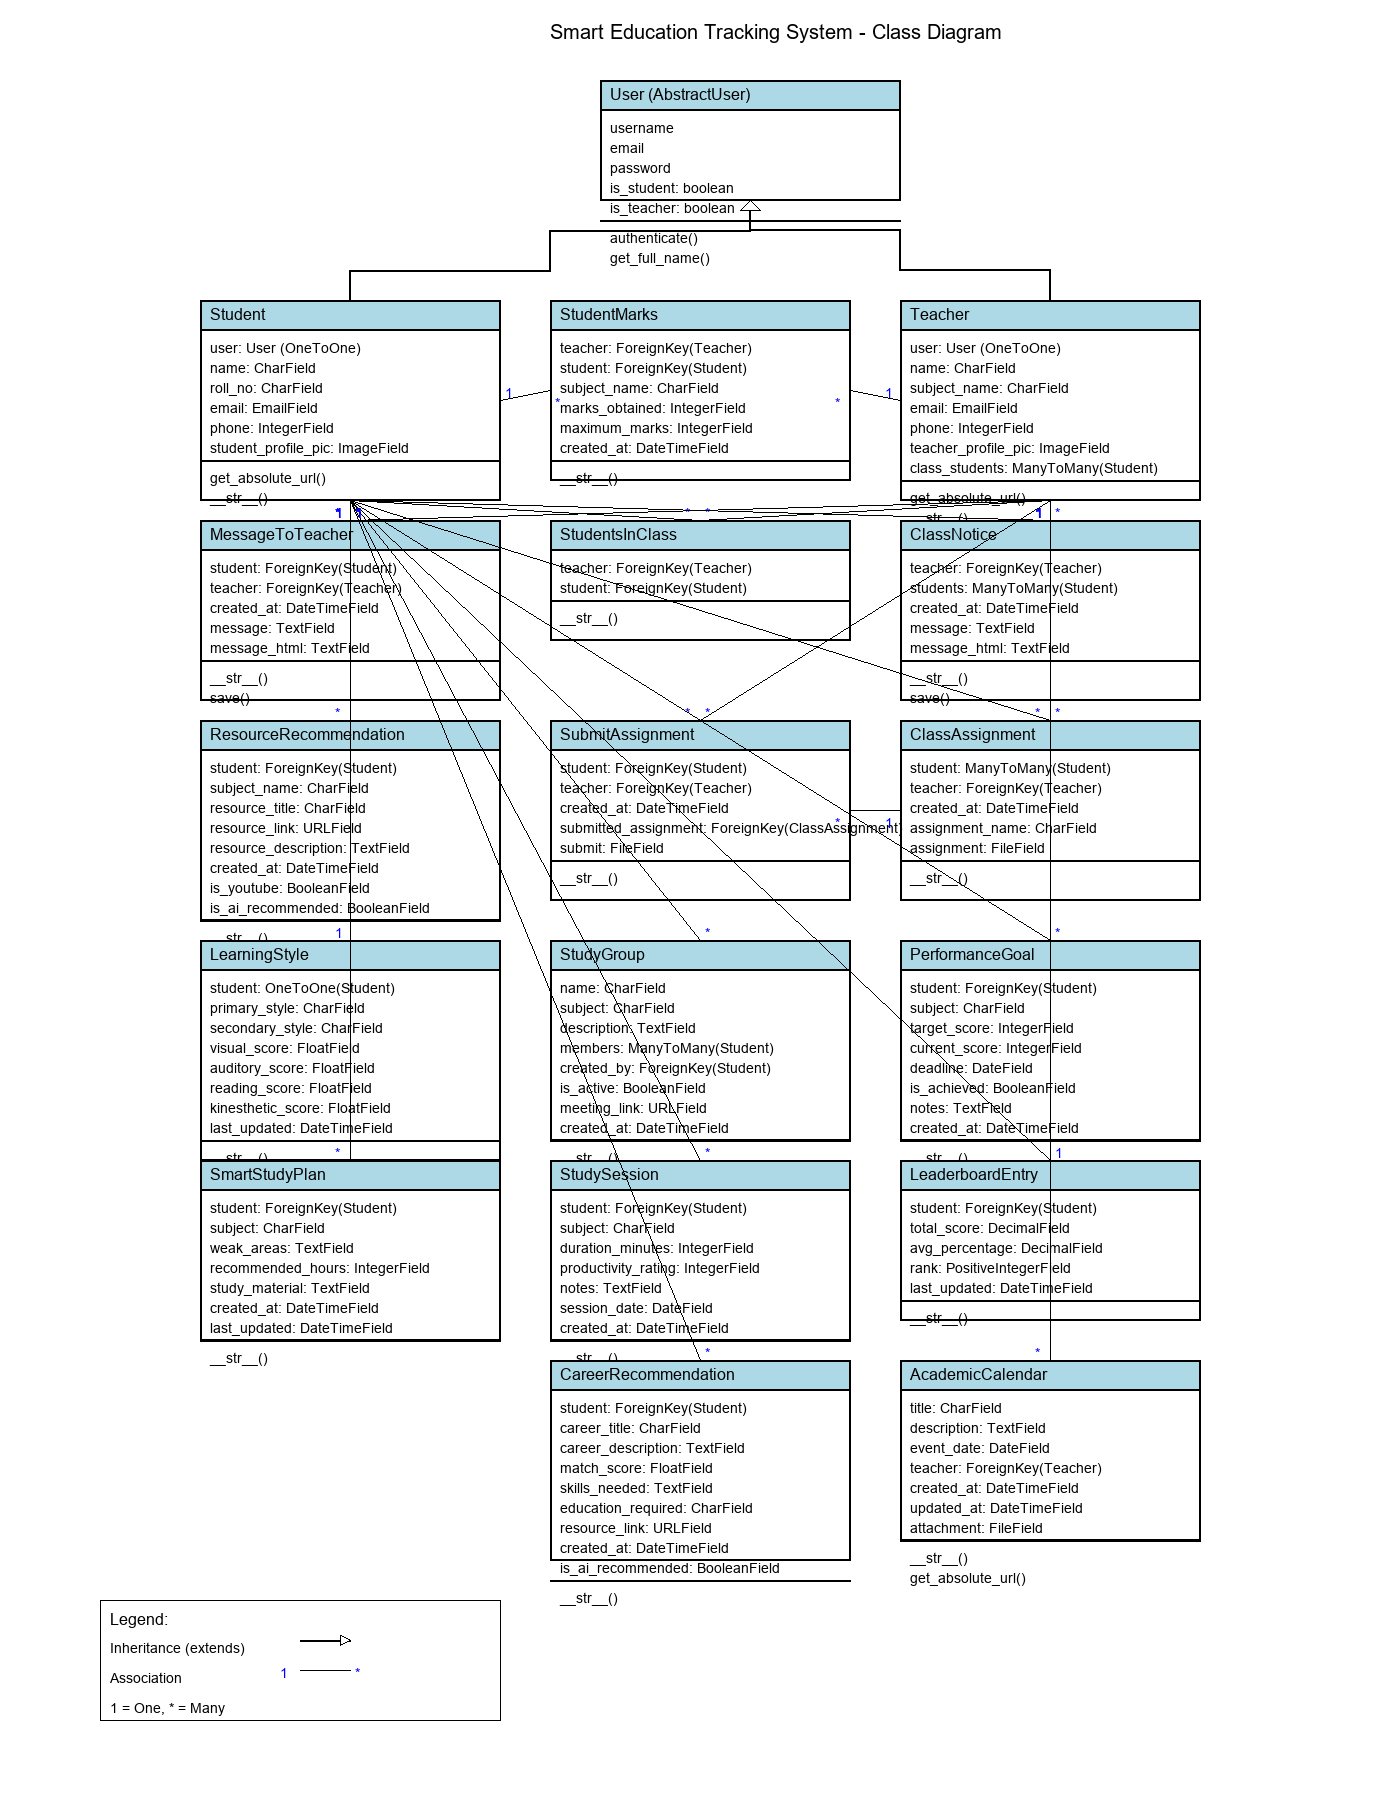

Recreate this plot in Python.
import matplotlib.pyplot as plt
import numpy as np
from PIL import Image, ImageDraw, ImageFont
import os

# Create a diagram showing the class structure
WIDTH, HEIGHT = 1400, 1800
image = Image.new('RGB', (WIDTH, HEIGHT), color='white')
draw = ImageDraw.Draw(image)

# Try to load font, use default if not available
try:
    title_font = ImageFont.truetype("arial.ttf", 20)
    header_font = ImageFont.truetype("arial.ttf", 16)
    normal_font = ImageFont.truetype("arial.ttf", 14)
except:
    title_font = ImageFont.load_default()
    header_font = ImageFont.load_default()
    normal_font = ImageFont.load_default()

# Draw title
draw.text((WIDTH//2-150, 20), "Smart Education Tracking System - Class Diagram", fill="black", font=title_font)

# Define classes with attributes and methods
classes = [
    {
        "name": "User (AbstractUser)",
        "x": 600, "y": 80, "width": 300, "height": 120,
        "attributes": [
            "username", "email", "password", "is_student: boolean", "is_teacher: boolean"
        ],
        "methods": ["authenticate()", "get_full_name()"]
    },
    {
        "name": "Student",
        "x": 200, "y": 300, "width": 300, "height": 200,
        "attributes": [
            "user: User (OneToOne)", "name: CharField", "roll_no: CharField", 
            "email: EmailField", "phone: IntegerField", "student_profile_pic: ImageField"
        ],
        "methods": ["get_absolute_url()", "__str__()"]
    },
    {
        "name": "Teacher",
        "x": 900, "y": 300, "width": 300, "height": 200,
        "attributes": [
            "user: User (OneToOne)", "name: CharField", "subject_name: CharField", 
            "email: EmailField", "phone: IntegerField", "teacher_profile_pic: ImageField",
            "class_students: ManyToMany(Student)"
        ],
        "methods": ["get_absolute_url()", "__str__()"]
    },
    {
        "name": "StudentMarks",
        "x": 550, "y": 300, "width": 300, "height": 180,
        "attributes": [
            "teacher: ForeignKey(Teacher)", "student: ForeignKey(Student)",
            "subject_name: CharField", "marks_obtained: IntegerField",
            "maximum_marks: IntegerField", "created_at: DateTimeField"
        ],
        "methods": ["__str__()"]
    },
    {
        "name": "StudentsInClass",
        "x": 550, "y": 520, "width": 300, "height": 120,
        "attributes": [
            "teacher: ForeignKey(Teacher)", "student: ForeignKey(Student)"
        ],
        "methods": ["__str__()"]
    },
    {
        "name": "MessageToTeacher",
        "x": 200, "y": 520, "width": 300, "height": 180,
        "attributes": [
            "student: ForeignKey(Student)", "teacher: ForeignKey(Teacher)",
            "created_at: DateTimeField", "message: TextField",
            "message_html: TextField"
        ],
        "methods": ["__str__()", "save()"]
    },
    {
        "name": "ClassNotice",
        "x": 900, "y": 520, "width": 300, "height": 180,
        "attributes": [
            "teacher: ForeignKey(Teacher)", "students: ManyToMany(Student)",
            "created_at: DateTimeField", "message: TextField",
            "message_html: TextField"
        ],
        "methods": ["__str__()", "save()"]
    },
    {
        "name": "ClassAssignment",
        "x": 900, "y": 720, "width": 300, "height": 180,
        "attributes": [
            "student: ManyToMany(Student)", "teacher: ForeignKey(Teacher)",
            "created_at: DateTimeField", "assignment_name: CharField",
            "assignment: FileField"
        ],
        "methods": ["__str__()"]
    },
    {
        "name": "SubmitAssignment",
        "x": 550, "y": 720, "width": 300, "height": 180,
        "attributes": [
            "student: ForeignKey(Student)", "teacher: ForeignKey(Teacher)",
            "created_at: DateTimeField", "submitted_assignment: ForeignKey(ClassAssignment)",
            "submit: FileField"
        ],
        "methods": ["__str__()"]
    },
    {
        "name": "ResourceRecommendation",
        "x": 200, "y": 720, "width": 300, "height": 200,
        "attributes": [
            "student: ForeignKey(Student)", "subject_name: CharField",
            "resource_title: CharField", "resource_link: URLField",
            "resource_description: TextField", "created_at: DateTimeField",
            "is_youtube: BooleanField", "is_ai_recommended: BooleanField"
        ],
        "methods": ["__str__()"]
    },
    {
        "name": "LearningStyle",
        "x": 200, "y": 940, "width": 300, "height": 220,
        "attributes": [
            "student: OneToOne(Student)", "primary_style: CharField",
            "secondary_style: CharField", "visual_score: FloatField",
            "auditory_score: FloatField", "reading_score: FloatField",
            "kinesthetic_score: FloatField", "last_updated: DateTimeField"
        ],
        "methods": ["__str__()"]
    },
    {
        "name": "StudyGroup",
        "x": 550, "y": 940, "width": 300, "height": 200,
        "attributes": [
            "name: CharField", "subject: CharField", "description: TextField",
            "members: ManyToMany(Student)", "created_by: ForeignKey(Student)",
            "is_active: BooleanField", "meeting_link: URLField",
            "created_at: DateTimeField"
        ],
        "methods": ["__str__()"]
    },
    {
        "name": "PerformanceGoal",
        "x": 900, "y": 940, "width": 300, "height": 200,
        "attributes": [
            "student: ForeignKey(Student)", "subject: CharField",
            "target_score: IntegerField", "current_score: IntegerField",
            "deadline: DateField", "is_achieved: BooleanField",
            "notes: TextField", "created_at: DateTimeField"
        ],
        "methods": ["__str__()"]
    },
    {
        "name": "StudySession",
        "x": 550, "y": 1160, "width": 300, "height": 180,
        "attributes": [
            "student: ForeignKey(Student)", "subject: CharField",
            "duration_minutes: IntegerField", "productivity_rating: IntegerField",
            "notes: TextField", "session_date: DateField",
            "created_at: DateTimeField"
        ],
        "methods": ["__str__()"]
    },
    {
        "name": "LeaderboardEntry",
        "x": 900, "y": 1160, "width": 300, "height": 160,
        "attributes": [
            "student: ForeignKey(Student)", "total_score: DecimalField",
            "avg_percentage: DecimalField", "rank: PositiveIntegerField",
            "last_updated: DateTimeField"
        ],
        "methods": ["__str__()"]
    },
    {
        "name": "SmartStudyPlan",
        "x": 200, "y": 1160, "width": 300, "height": 180,
        "attributes": [
            "student: ForeignKey(Student)", "subject: CharField",
            "weak_areas: TextField", "recommended_hours: IntegerField",
            "study_material: TextField", "created_at: DateTimeField",
            "last_updated: DateTimeField"
        ],
        "methods": ["__str__()"]
    },
    {
        "name": "CareerRecommendation",
        "x": 550, "y": 1360, "width": 300, "height": 200,
        "attributes": [
            "student: ForeignKey(Student)", "career_title: CharField",
            "career_description: TextField", "match_score: FloatField",
            "skills_needed: TextField", "education_required: CharField",
            "resource_link: URLField", "created_at: DateTimeField",
            "is_ai_recommended: BooleanField"
        ],
        "methods": ["__str__()"]
    },
    {
        "name": "AcademicCalendar",
        "x": 900, "y": 1360, "width": 300, "height": 180,
        "attributes": [
            "title: CharField", "description: TextField", 
            "event_date: DateField", "teacher: ForeignKey(Teacher)",
            "created_at: DateTimeField", "updated_at: DateTimeField",
            "attachment: FileField"
        ],
        "methods": ["__str__()", "get_absolute_url()"]
    }
]

# Draw each class
for cls in classes:
    # Draw class box
    draw.rectangle([(cls["x"], cls["y"]), (cls["x"] + cls["width"], cls["y"] + cls["height"])], 
                 outline="black", width=2)
    
    # Draw class name header
    header_height = 30
    draw.rectangle([(cls["x"], cls["y"]), (cls["x"] + cls["width"], cls["y"] + header_height)], 
                 fill="lightblue", outline="black", width=2)
    draw.text((cls["x"] + 10, cls["y"] + 5), cls["name"], fill="black", font=header_font)
    
    # Draw separator line below attributes
    attrs_height = len(cls["attributes"]) * 20 + 10
    separator_y = cls["y"] + header_height + attrs_height
    draw.line([(cls["x"], separator_y), (cls["x"] + cls["width"], separator_y)], fill="black", width=2)
    
    # Draw attributes
    for i, attr in enumerate(cls["attributes"]):
        draw.text((cls["x"] + 10, cls["y"] + header_height + 10 + i*20), attr, fill="black", font=normal_font)
    
    # Draw methods
    for i, method in enumerate(cls["methods"]):
        draw.text((cls["x"] + 10, separator_y + 10 + i*20), method, fill="black", font=normal_font)

# Draw inheritance relationship
inheritance = [
    {"from": "Student", "to": "User (AbstractUser)"},
    {"from": "Teacher", "to": "User (AbstractUser)"}
]

# Draw associations
associations = [
    {"from": "Student", "to": "StudentMarks", "label": "1", "to_label": "*"},
    {"from": "Teacher", "to": "StudentMarks", "label": "1", "to_label": "*"},
    {"from": "Teacher", "to": "StudentsInClass", "label": "1", "to_label": "*"},
    {"from": "Student", "to": "StudentsInClass", "label": "1", "to_label": "*"},
    {"from": "Student", "to": "MessageToTeacher", "label": "1", "to_label": "*"},
    {"from": "Teacher", "to": "MessageToTeacher", "label": "1", "to_label": "*"},
    {"from": "Teacher", "to": "ClassNotice", "label": "1", "to_label": "*"},
    {"from": "Student", "to": "ClassNotice", "label": "*", "to_label": "*"},
    {"from": "Teacher", "to": "ClassAssignment", "label": "1", "to_label": "*"},
    {"from": "Student", "to": "ClassAssignment", "label": "*", "to_label": "*"},
    {"from": "Student", "to": "SubmitAssignment", "label": "1", "to_label": "*"},
    {"from": "Teacher", "to": "SubmitAssignment", "label": "1", "to_label": "*"},
    {"from": "ClassAssignment", "to": "SubmitAssignment", "label": "1", "to_label": "*"},
    {"from": "Student", "to": "ResourceRecommendation", "label": "1", "to_label": "*"},
    {"from": "Student", "to": "LearningStyle", "label": "1", "to_label": "1"},
    {"from": "Student", "to": "StudyGroup", "label": "*", "to_label": "*"},
    {"from": "Student", "to": "PerformanceGoal", "label": "1", "to_label": "*"},
    {"from": "Student", "to": "StudySession", "label": "1", "to_label": "*"},
    {"from": "Student", "to": "LeaderboardEntry", "label": "1", "to_label": "1"},
    {"from": "Student", "to": "SmartStudyPlan", "label": "1", "to_label": "*"},
    {"from": "Student", "to": "CareerRecommendation", "label": "1", "to_label": "*"},
    {"from": "Teacher", "to": "AcademicCalendar", "label": "1", "to_label": "*"}
]

# Draw inheritance relationships
for rel in inheritance:
    from_cls = next((c for c in classes if c["name"] == rel["from"]), None)
    to_cls = next((c for c in classes if c["name"] == rel["to"]), None)
    
    if from_cls and to_cls:
        # Draw line from child to parent
        from_x = from_cls["x"] + from_cls["width"]//2
        from_y = from_cls["y"]
        to_x = to_cls["x"] + to_cls["width"]//2
        to_y = to_cls["y"] + to_cls["height"]
        
        # Midpoint
        mid_x = (from_x + to_x) // 2
        
        # Draw lines
        draw.line([(from_x, from_y), (from_x, from_y - 30), (mid_x, from_y - 30), (mid_x, to_y + 30), (to_x, to_y + 30), (to_x, to_y)], 
                 fill="black", width=2)
        
        # Draw triangle for inheritance
        triangle_size = 10
        draw.polygon([(to_x, to_y), (to_x - triangle_size, to_y + triangle_size), 
                     (to_x + triangle_size, to_y + triangle_size)], 
                    outline="black", fill="white")

# Draw association relationships
for rel in associations:
    from_cls = next((c for c in classes if c["name"] == rel["from"]), None)
    to_cls = next((c for c in classes if c["name"] == rel["to"]), None)
    
    if from_cls and to_cls:
        # Determine connection points based on relative positions
        if from_cls["y"] < to_cls["y"]:  # from above to below
            from_x = from_cls["x"] + from_cls["width"]//2
            from_y = from_cls["y"] + from_cls["height"]
            to_x = to_cls["x"] + to_cls["width"]//2
            to_y = to_cls["y"]
        elif from_cls["y"] > to_cls["y"]:  # from below to above
            from_x = from_cls["x"] + from_cls["width"]//2
            from_y = from_cls["y"]
            to_x = to_cls["x"] + to_cls["width"]//2
            to_y = to_cls["y"] + to_cls["height"]
        elif from_cls["x"] < to_cls["x"]:  # from left to right
            from_x = from_cls["x"] + from_cls["width"]
            from_y = from_cls["y"] + from_cls["height"]//2
            to_x = to_cls["x"]
            to_y = to_cls["y"] + to_cls["height"]//2
        else:  # from right to left
            from_x = from_cls["x"]
            from_y = from_cls["y"] + from_cls["height"]//2
            to_x = to_cls["x"] + to_cls["width"]
            to_y = to_cls["y"] + to_cls["height"]//2
        
        # Draw line
        draw.line([(from_x, from_y), (to_x, to_y)], fill="black", width=1)
        
        # Draw labels
        if "label" in rel:
            # Calculate label position (slightly offset from the line)
            label_x = from_x + 5 if from_x < to_x else from_x - 15
            label_y = from_y - 15 if from_y > to_y else from_y + 5
            draw.text((label_x, label_y), rel["label"], fill="blue", font=normal_font)
        
        if "to_label" in rel:
            # Calculate label position (slightly offset from the line)
            label_x = to_x + 5 if to_x > from_x else to_x - 15
            label_y = to_y - 15 if to_y > from_y else to_y + 5
            draw.text((label_x, label_y), rel["to_label"], fill="blue", font=normal_font)

# Add a legend
legend_x, legend_y = 100, 1600
draw.rectangle((legend_x, legend_y, legend_x + 400, legend_y + 120), outline="black")
draw.text((legend_x + 10, legend_y + 10), "Legend:", fill="black", font=header_font)
draw.text((legend_x + 10, legend_y + 40), "Inheritance (extends)", fill="black", font=normal_font)
draw.line([(legend_x + 200, legend_y + 40), (legend_x + 250, legend_y + 40)], fill="black", width=2)
draw.polygon([(legend_x + 250, legend_y + 40), (legend_x + 240, legend_y + 35), (legend_x + 240, legend_y + 45)], 
            outline="black", fill="white")

draw.text((legend_x + 10, legend_y + 70), "Association", fill="black", font=normal_font)
draw.line([(legend_x + 200, legend_y + 70), (legend_x + 250, legend_y + 70)], fill="black", width=1)
draw.text((legend_x + 180, legend_y + 65), "1", fill="blue", font=normal_font)
draw.text((legend_x + 255, legend_y + 65), "*", fill="blue", font=normal_font)

draw.text((legend_x + 10, legend_y + 100), "1 = One, * = Many", fill="black", font=normal_font)

# Save the image
image.save("class_diagram.png")
print("Class Diagram saved as class_diagram.png") 
